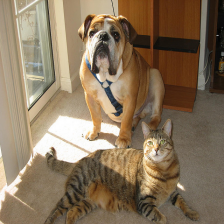
#> input picture example/classification/cat_dog.png, 224 x 224 px
$ python -i xrai.py   (imports and definitions only)   (older library calls are emulated)
#> lines starting #> are read from the running program, lines starting #| are printed output that depends on the picture
import numpy as np
from skimage import segmentation
from skimage.morphology import dilation
from skimage.morphology import disk
from skimage.transform import resize


_FELZENSZWALB_SCALE_VALUES = [50, 100, 150, 250, 500, 1200]
_FELZENSZWALB_SIGMA_VALUES = [0.8]
_FELZENSZWALB_IM_RESIZE = (224, 224)
_FELZENSZWALB_IM_VALUE_RANGE = [-1.0, 1.0]
_FELZENSZWALB_MIN_SEGMENT_SIZE = 150


def _normalize_image(im, value_range, resize_shape=None):
    """Normalize an image by resizing it and rescaling its values

  Args:
      im: Input image.
      value_range: [min_value, max_value]
      resize_shape: New image shape. Defaults to None.

  Returns:
      Resized and rescaled image.
  """
    im_max = np.max(im)
    im_min = np.min(im)
    im = (im - im_min) / (im_max - im_min)
    im = im * (value_range[1] - value_range[0]) + value_range[0]
    if resize_shape is not None:
        im = resize(im,
                    resize_shape,
                    order=3,
                    mode='constant',
                    preserve_range=True,
                    anti_aliasing=True)
    return im


def _get_segments_felzenszwalb(im,
                               resize_image=True,
                               scale_range=None,
                               dilation_rad=5):
    """Compute image segments based on Felzenszwalb's algorithm.

  Efficient graph-based image segmentation, Felzenszwalb, P.F.
  and Huttenlocher, D.P. International Journal of Computer Vision, 2004

  Args:
    im: Input image.
    resize_image: If True, the image is resized to 224,224 for the segmentation
                  purposes. The resulting segments are rescaled back to match
                  the original image size. It is done for consistency w.r.t.
                  segmentation parameter range. Defaults to True.
    scale_range:  Range of image values to use for segmentation algorithm.
                  Segmentation algorithm is sensitive to the input image
                  values, therefore we need to be consistent with the range
                  for all images. If None is passed, the range is scaled to
                  [-1.0, 1.0]. Defaults to None.
    dilation_rad: Sets how much each segment is dilated to include edges,
                  larger values cause more blobby segments, smaller values
                  get sharper areas. Defaults to 5.
  Returns:
      masks: A list of boolean masks as np.ndarrays if size HxW for im size of
             HxWxC.
  """

    # TODO (tolgab) Set this to default float range of 0.0 - 1.0 and tune
    # parameters for that
    if scale_range is None:
        scale_range = _FELZENSZWALB_IM_VALUE_RANGE
    # Normalize image value range and size
    original_shape = im.shape[:2]
    # TODO (tolgab) This resize is unnecessary with more intelligent param range
    # selection
    if resize_image:
        im = _normalize_image(im, scale_range, _FELZENSZWALB_IM_RESIZE)
    else:
        im = _normalize_image(im, scale_range)
    segs = []
    for scale in _FELZENSZWALB_SCALE_VALUES:
        for sigma in _FELZENSZWALB_SIGMA_VALUES:
            seg = segmentation.felzenszwalb(im,
                                            scale=scale,
                                            sigma=sigma,
                                            min_size=_FELZENSZWALB_MIN_SEGMENT_SIZE)
            if resize_image:
                seg = resize(seg,
                             original_shape,
                             order=0,
                             preserve_range=True,
                             mode='constant',
                             anti_aliasing=False).astype(np.int)
            segs.append(seg)
    masks = _unpack_segs_to_masks(segs)
    if dilation_rad:
        selem = disk(dilation_rad)
        masks = [dilation(mask, selem=selem) for mask in masks]
    return masks


def _attr_aggregation_max(attr, axis=-1):
    return attr.max(axis=axis)


# [11 lines left out: function _gain_density, not called in this run]


def _get_diff_mask(add_mask, base_mask):
    return np.logical_and(add_mask, np.logical_not(base_mask))


def _get_diff_cnt(add_mask, base_mask):
    return np.sum(_get_diff_mask(add_mask, base_mask))


def _unpack_segs_to_masks(segs):
    masks = []
    for seg in segs:
        for l in range(seg.min(), seg.max() + 1):
            masks.append(seg == l)
    return masks


# [181 lines left out: functions _xrai, GetMaskWithDetails, not called in this run]

>>> import cv2
>>> picture = cv2.imread('../../../example/classification/cat_dog.png', cv2.IMREAD_GRAYSCALE)
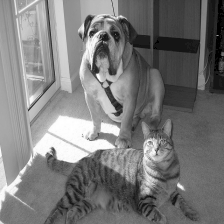
#> picture: shape (224, 224); min 0, max 255, mean 121.2
>>> result = _get_segments_felzenszwalb(picture)
#> in _normalize_image, `im_max = np.max(im)`: im_max = 255
#> in _normalize_image, `im_min = np.min(im)`: im_min = 0
#> after the loop in _get_segments_felzenszwalb, `for scale in _FELZENSZWALB_SCALE_VALUES:`: segs = 6 items
#> the loop in _unpack_segs_to_masks, `for seg in segs:` made 6 passes
#> after the loop in _unpack_segs_to_masks, `for seg in segs:`: masks = 276 items
#> result = 276 items

$ run again, on example/classification/water-bird.png
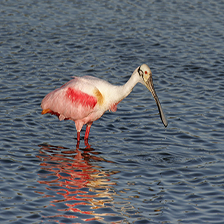
#> input picture example/classification/water-bird.png, 224 x 224 px
#> `picture = cv2.imread('../../../example/classification/cat_dog.png', cv..`:
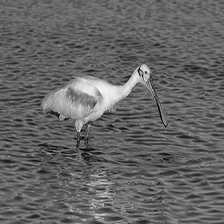
#> picture: shape (224, 224); min 0, max 249, mean 100.9
#> im_max = 249
#> im_min = 0
#> after the loop in _get_segments_felzenszwalb, `for scale in _FELZENSZWALB_SCALE_VALUES:`: segs = 6 items
#> the loop in _unpack_segs_to_masks, `for seg in segs:` made 6 passes
#> after the loop in _unpack_segs_to_masks, `for seg in segs:`: masks = 217 items
